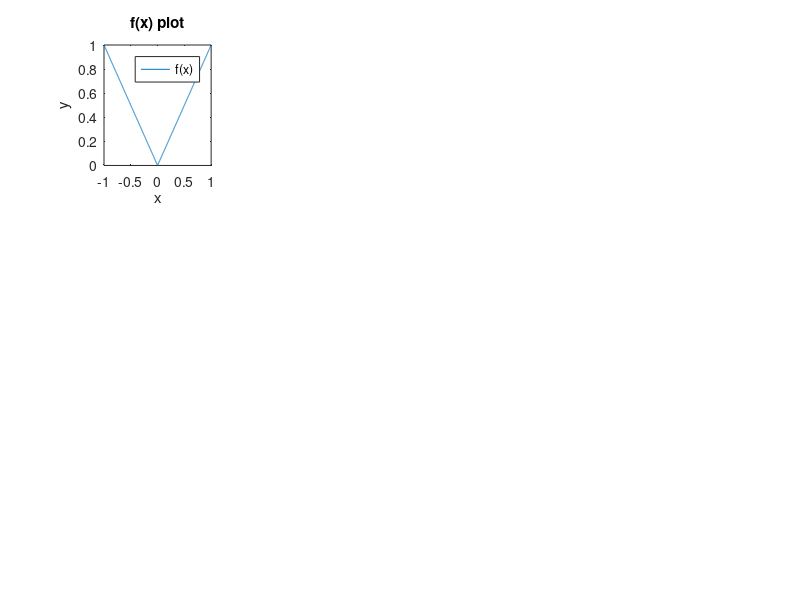

MATLAB code to generate this figure: (Note: this script raises an error after producing the figure.)
% the plotting of question 2.10 part a.

x6 = -1:1/3:1;
y6 = abs(x6);

x12 = -1:1/6:1;
y12 = abs(x12);

x18 = -1:1/9:1;
y18 = abs(x18);

x24 = -1:1/12:1;
y24 = abs(x24);

x30 = -1:1/15:1;
y30 = abs(x30);

x36 = -1:1/18:1;
y36 = abs(x36);

t = -1:0.001:1;
f = abs(t);

%plot f(x)
subplot(3,4,1);
plot(t,f, 'DisplayName', 'f(x)');
title('f(x) plot');
xlabel('x');
ylabel('y');
legend;

A6 = divdiff(x6,y6);
A12 = divdiff(x12,y12);
A18 = divdiff(x18,y18);
A24 = divdiff(x24,y24);
A30 = divdiff(x30,y30);
A36 = divdiff(x36,y36);

v6 = polyvalue(diag(A6),x6,t);
v12 = polyvalue(diag(A12),x12,t);
v18 = polyvalue(diag(A18),x18,t);
v24 = polyvalue(diag(A24),x24,t);
v30 = polyvalue(diag(A30),x30,t);
v36 = polyvalue(diag(A36),x36,t);

%plot p(x)

subplot(3,4,2);
plot(t,v6,'DisplayName', 'p(x) with n=6');
hold on;
plot(t,v12,'DisplayName', 'p(x) with n=12');
title('p(x) plot for n=6,12');
xlabel('x');
ylabel('y');
legend;

subplot(3,4,3);
plot(t,v18,'DisplayName', 'p(x) with n=18');
hold on;
plot(t,v24,'DisplayName', 'p(x) with n=24');
title('p(x) plot for n=18,24');
xlabel('x');
ylabel('y');
legend;

subplot(3,4,4);
plot(t,v30,'DisplayName', 'p(x) with n=30');
hold on;
plot(t,v36,'DisplayName', 'p(x) with n=30');
title('p(x) plot for n=30,36');
xlabel('x');
ylabel('y');
legend;

%plot e(x)

subplot(3,4,5);
loglog(t,abs(f-v6), 'DisplayName', 'e(x) of n=6');
title('e(x) plot for n=6 in loglog');
xlabel('x');
ylabel('y');
legend;

subplot(3,4,6);
loglog(t,abs(f-v12), 'DisplayName', 'e(x) of n=12');
title('e(x) plot for n=12 in loglog');
xlabel('x');
ylabel('y');
legend;

subplot(3,4,7);
loglog(t,abs(f-v18), 'DisplayName', 'e(x) of n=18');
title('e(x) plot for n=18 in loglog');
xlabel('x');
ylabel('y');
legend;

subplot(3,4,8);
loglog(t,abs(f-v24), 'DisplayName', 'e(x) of n=24');
title('e(x) plot for n=24 in loglog');
xlabel('x');
ylabel('y');
legend;


subplot(3,4,9);
loglog(t,abs(f-v30), 'DisplayName', 'e(x) of n=30');
title('e(x) plot for n=30 in loglog');
xlabel('x');
ylabel('y');
legend;

subplot(3,4,10);
loglog(t,abs(f-v36), 'DisplayName', 'e(x) of n=36');
title('e(x) plot for n=36 in loglog');
xlabel('x');
ylabel('y');
legend;

sgtitle('P(x) Computed with Evenly Spaced Nodes:')

% calculate and display max errors:
e6 = max(abs(f-v6));
e12 = max(abs(f-v12));
e18 = max(abs(f-v18));
e24 = max(abs(f-v24));
e30 = max(abs(f-v30));
e36 = max(abs(f-v36));

disp('Max errors for P(x) computed with evenly spaced nodes:')
disp(['Max error for n=6: ' num2str(e6)]);
disp(['Max error for n=12: ' num2str(e12)]);
disp(['Max error for n=18: ' num2str(e18)]);
disp(['Max error for n=24: ' num2str(e24)]);
disp(['Max error for n=30: ' num2str(e30)]);
disp(['Max error for n=36: ' num2str(e36)]);

function v = polyvalue(a,x,t)
    n = length(x);
    v = zeros(1, length(t));
    for j = 1:1:length(t)
        p = a(n);
        for k = n-1:-1:1
            p = p * (t(j)-x(k)) + a(k);
        end
        v(j) = p;
    end
end

function A = divdiff(x,y)
    n = length(x);    
    A = zeros(n,n);
    A(1,:) = y;
    for k = 2:1:n % collumn idx
        for i = k:1:n % row idx
            A(k,i) = (A(k-1,i) - A(k-1,i-1)) / (x(i) - x(i-(k-1)));
        end
    end
    A = A';
end